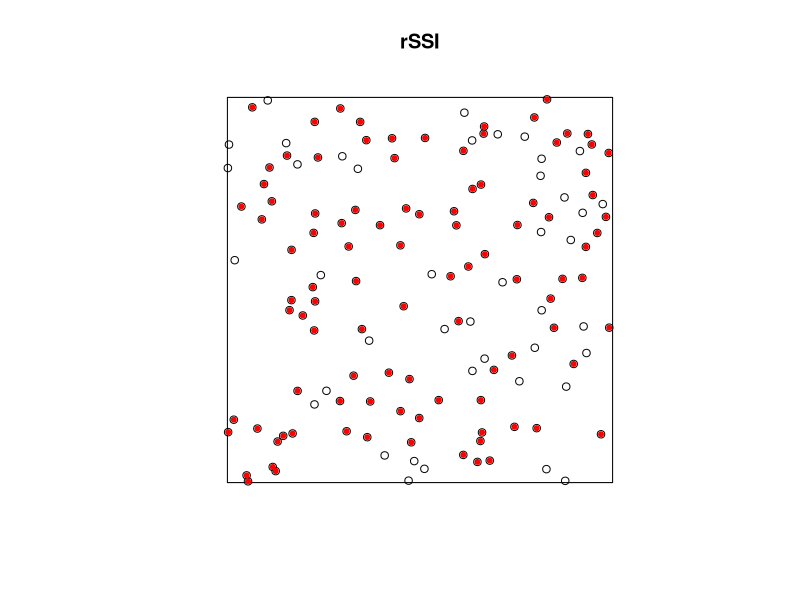
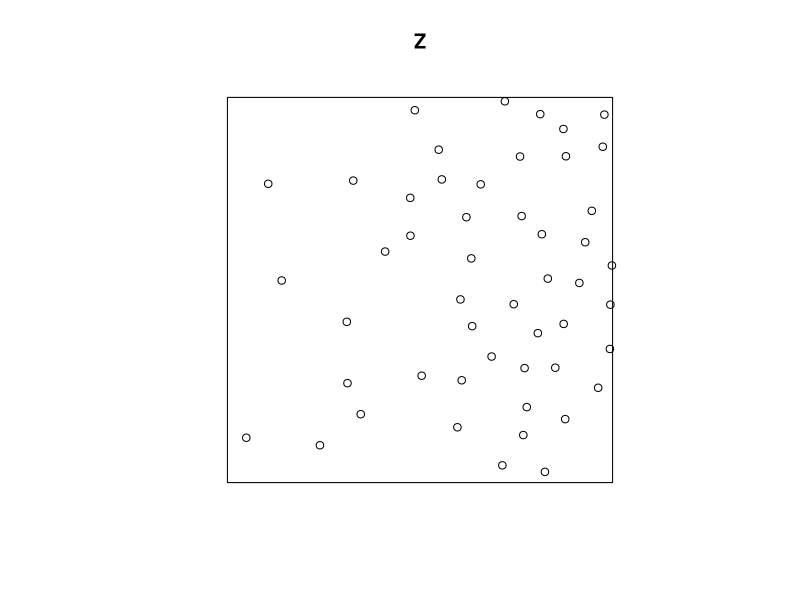

Write the R code that produced these figures, in order.
library(spatstat)


### Name: rSSI
### Title: Simulate Simple Sequential Inhibition
### Aliases: rSSI
### Keywords: spatial datagen

### ** Examples

 Vinf <- rSSI(0.07)

 V100 <- rSSI(0.07, 100)

 X <- runifpoint(100)
 Y <- rSSI(0.03,142,x.init=X) # Y consists of X together with
                              # 42 added points.
 plot(Y, main="rSSI")
 plot(X,add=TRUE,chars=20,cols="red")

 ## inhomogeneous
 Z <- rSSI(0.07, 50, f=function(x,y){x})
 plot(Z)
